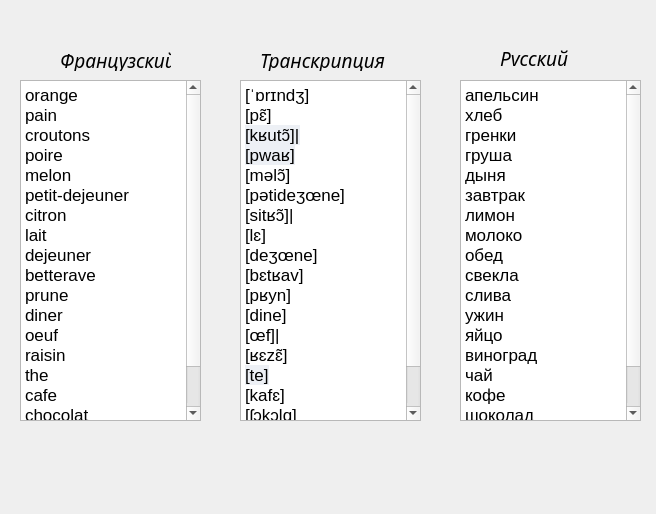
<?xml version="1.0" encoding="UTF-8"?>
<ui version="4.0">
 <class>dict1</class>
 <widget class="QWidget" name="dict1">
  <property name="geometry">
   <rect>
    <x>0</x>
    <y>0</y>
    <width>656</width>
    <height>514</height>
   </rect>
  </property>
  <property name="windowTitle">
   <string>Form</string>
  </property>
  <widget class="QTextBrowser" name="textBrowser">
   <property name="geometry">
    <rect>
     <x>20</x>
     <y>80</y>
     <width>181</width>
     <height>341</height>
    </rect>
   </property>
   <property name="html">
    <string>&lt;!DOCTYPE HTML PUBLIC &quot;-//W3C//DTD HTML 4.0//EN&quot; &quot;http://www.w3.org/TR/REC-html40/strict.dtd&quot;&gt;
&lt;html&gt;&lt;head&gt;&lt;meta name=&quot;qrichtext&quot; content=&quot;1&quot; /&gt;&lt;style type=&quot;text/css&quot;&gt;
p, li { white-space: pre-wrap; }
&lt;/style&gt;&lt;/head&gt;&lt;body style=&quot; font-family:'.SF NS Text'; font-size:13pt; font-weight:400; font-style:normal;&quot;&gt;
&lt;p style=&quot; margin-top:0px; margin-bottom:0px; margin-left:0px; margin-right:0px; -qt-block-indent:0; text-indent:0px;&quot;&gt;orange&lt;/p&gt;
&lt;p style=&quot; margin-top:0px; margin-bottom:0px; margin-left:0px; margin-right:0px; -qt-block-indent:0; text-indent:0px;&quot;&gt;pain&lt;/p&gt;
&lt;p style=&quot; margin-top:0px; margin-bottom:0px; margin-left:0px; margin-right:0px; -qt-block-indent:0; text-indent:0px;&quot;&gt;croutons&lt;/p&gt;
&lt;p style=&quot; margin-top:0px; margin-bottom:0px; margin-left:0px; margin-right:0px; -qt-block-indent:0; text-indent:0px;&quot;&gt;poire&lt;/p&gt;
&lt;p style=&quot; margin-top:0px; margin-bottom:0px; margin-left:0px; margin-right:0px; -qt-block-indent:0; text-indent:0px;&quot;&gt;melon&lt;/p&gt;
&lt;p style=&quot; margin-top:0px; margin-bottom:0px; margin-left:0px; margin-right:0px; -qt-block-indent:0; text-indent:0px;&quot;&gt;petit-dejeuner&lt;/p&gt;
&lt;p style=&quot; margin-top:0px; margin-bottom:0px; margin-left:0px; margin-right:0px; -qt-block-indent:0; text-indent:0px;&quot;&gt;citron&lt;/p&gt;
&lt;p style=&quot; margin-top:0px; margin-bottom:0px; margin-left:0px; margin-right:0px; -qt-block-indent:0; text-indent:0px;&quot;&gt;lait&lt;/p&gt;
&lt;p style=&quot; margin-top:0px; margin-bottom:0px; margin-left:0px; margin-right:0px; -qt-block-indent:0; text-indent:0px;&quot;&gt;dejeuner&lt;/p&gt;
&lt;p style=&quot; margin-top:0px; margin-bottom:0px; margin-left:0px; margin-right:0px; -qt-block-indent:0; text-indent:0px;&quot;&gt;betterave&lt;/p&gt;
&lt;p style=&quot; margin-top:0px; margin-bottom:0px; margin-left:0px; margin-right:0px; -qt-block-indent:0; text-indent:0px;&quot;&gt;prune&lt;/p&gt;
&lt;p style=&quot; margin-top:0px; margin-bottom:0px; margin-left:0px; margin-right:0px; -qt-block-indent:0; text-indent:0px;&quot;&gt;diner&lt;/p&gt;
&lt;p style=&quot; margin-top:0px; margin-bottom:0px; margin-left:0px; margin-right:0px; -qt-block-indent:0; text-indent:0px;&quot;&gt;oeuf&lt;/p&gt;
&lt;p style=&quot; margin-top:0px; margin-bottom:0px; margin-left:0px; margin-right:0px; -qt-block-indent:0; text-indent:0px;&quot;&gt;raisin&lt;/p&gt;
&lt;p style=&quot; margin-top:0px; margin-bottom:0px; margin-left:0px; margin-right:0px; -qt-block-indent:0; text-indent:0px;&quot;&gt;the&lt;/p&gt;
&lt;p style=&quot; margin-top:0px; margin-bottom:0px; margin-left:0px; margin-right:0px; -qt-block-indent:0; text-indent:0px;&quot;&gt;cafe&lt;/p&gt;
&lt;p style=&quot; margin-top:0px; margin-bottom:0px; margin-left:0px; margin-right:0px; -qt-block-indent:0; text-indent:0px;&quot;&gt;chocolat&lt;/p&gt;
&lt;p style=&quot; margin-top:0px; margin-bottom:0px; margin-left:0px; margin-right:0px; -qt-block-indent:0; text-indent:0px;&quot;&gt;yaourt&lt;/p&gt;
&lt;p style=&quot; margin-top:0px; margin-bottom:0px; margin-left:0px; margin-right:0px; -qt-block-indent:0; text-indent:0px;&quot;&gt;eau&lt;/p&gt;&lt;/body&gt;&lt;/html&gt;</string>
   </property>
  </widget>
  <widget class="QTextBrowser" name="textBrowser_2">
   <property name="geometry">
    <rect>
     <x>240</x>
     <y>80</y>
     <width>181</width>
     <height>341</height>
    </rect>
   </property>
   <property name="html">
    <string>&lt;!DOCTYPE HTML PUBLIC &quot;-//W3C//DTD HTML 4.0//EN&quot; &quot;http://www.w3.org/TR/REC-html40/strict.dtd&quot;&gt;
&lt;html&gt;&lt;head&gt;&lt;meta name=&quot;qrichtext&quot; content=&quot;1&quot; /&gt;&lt;style type=&quot;text/css&quot;&gt;
p, li { white-space: pre-wrap; }
&lt;/style&gt;&lt;/head&gt;&lt;body style=&quot; font-family:'.SF NS Text'; font-size:13pt; font-weight:400; font-style:normal;&quot;&gt;
&lt;p style=&quot; margin-top:0px; margin-bottom:0px; margin-left:0px; margin-right:0px; -qt-block-indent:0; text-indent:0px;&quot;&gt;&lt;span style=&quot; font-family:'-apple-system,BlinkMacSystemFont,Roboto,Helvetica Neue,sans-serif'; color:#000000; background-color:#ffffff;&quot;&gt;[ˈɒrɪndʒ]&lt;/span&gt;&lt;/p&gt;
&lt;p style=&quot; margin-top:0px; margin-bottom:0px; margin-left:0px; margin-right:0px; -qt-block-indent:0; text-indent:0px;&quot;&gt;&lt;span style=&quot; font-family:'-apple-system,BlinkMacSystemFont,Roboto,Helvetica Neue,sans-serif'; color:#000000; background-color:#ffffff;&quot;&gt;[pɛ̃]&lt;/span&gt;&lt;/p&gt;
&lt;p style=&quot; margin-top:0px; margin-bottom:0px; margin-left:0px; margin-right:0px; -qt-block-indent:0; text-indent:0px;&quot;&gt;&lt;span style=&quot; font-family:'-apple-system,BlinkMacSystemFont,Roboto,Helvetica Neue,sans-serif'; color:#000000; background-color:#edf0f5;&quot;&gt;[kʁutɔ̃]|&lt;/span&gt;&lt;/p&gt;
&lt;p style=&quot; margin-top:0px; margin-bottom:0px; margin-left:0px; margin-right:0px; -qt-block-indent:0; text-indent:0px;&quot;&gt;&lt;span style=&quot; font-family:'-apple-system,BlinkMacSystemFont,Roboto,Helvetica Neue,sans-serif'; color:#000000; background-color:#edf0f5;&quot;&gt;[pwaʁ]&lt;/span&gt;&lt;/p&gt;
&lt;p style=&quot; margin-top:0px; margin-bottom:0px; margin-left:0px; margin-right:0px; -qt-block-indent:0; text-indent:0px;&quot;&gt;&lt;span style=&quot; font-family:'-apple-system,BlinkMacSystemFont,Roboto,Helvetica Neue,sans-serif'; color:#000000; background-color:#ffffff;&quot;&gt;[məlɔ̃]&lt;/span&gt;&lt;/p&gt;
&lt;p style=&quot; margin-top:0px; margin-bottom:0px; margin-left:0px; margin-right:0px; -qt-block-indent:0; text-indent:0px;&quot;&gt;&lt;span style=&quot; font-family:'-apple-system,BlinkMacSystemFont,Roboto,Helvetica Neue,sans-serif'; color:#000000; background-color:#ffffff;&quot;&gt;[pətideʒœne]&lt;/span&gt;&lt;/p&gt;
&lt;p style=&quot; margin-top:0px; margin-bottom:0px; margin-left:0px; margin-right:0px; -qt-block-indent:0; text-indent:0px;&quot;&gt;&lt;span style=&quot; font-family:'-apple-system,BlinkMacSystemFont,Roboto,Helvetica Neue,sans-serif'; color:#000000; background-color:#ffffff;&quot;&gt;[sitʁɔ̃]|&lt;/span&gt;&lt;/p&gt;
&lt;p style=&quot; margin-top:0px; margin-bottom:0px; margin-left:0px; margin-right:0px; -qt-block-indent:0; text-indent:0px;&quot;&gt;&lt;span style=&quot; font-family:'-apple-system,BlinkMacSystemFont,Roboto,Helvetica Neue,sans-serif'; color:#000000; background-color:#ffffff;&quot;&gt;[lɛ]&lt;/span&gt;&lt;/p&gt;
&lt;p style=&quot; margin-top:0px; margin-bottom:0px; margin-left:0px; margin-right:0px; -qt-block-indent:0; text-indent:0px;&quot;&gt;&lt;span style=&quot; font-family:'-apple-system,BlinkMacSystemFont,Roboto,Helvetica Neue,sans-serif'; color:#000000; background-color:#ffffff;&quot;&gt;[deʒœne]&lt;/span&gt;&lt;/p&gt;
&lt;p style=&quot; margin-top:0px; margin-bottom:0px; margin-left:0px; margin-right:0px; -qt-block-indent:0; text-indent:0px;&quot;&gt;&lt;span style=&quot; font-family:'-apple-system,BlinkMacSystemFont,Roboto,Helvetica Neue,sans-serif'; color:#000000; background-color:#ffffff;&quot;&gt;[bɛtʁav]&lt;/span&gt;&lt;/p&gt;
&lt;p style=&quot; margin-top:0px; margin-bottom:0px; margin-left:0px; margin-right:0px; -qt-block-indent:0; text-indent:0px;&quot;&gt;&lt;span style=&quot; font-family:'-apple-system,BlinkMacSystemFont,Roboto,Helvetica Neue,sans-serif'; color:#000000; background-color:#ffffff;&quot;&gt;[pʁyn]&lt;/span&gt;&lt;/p&gt;
&lt;p style=&quot; margin-top:0px; margin-bottom:0px; margin-left:0px; margin-right:0px; -qt-block-indent:0; text-indent:0px;&quot;&gt;&lt;span style=&quot; font-family:'-apple-system,BlinkMacSystemFont,Roboto,Helvetica Neue,sans-serif'; color:#000000; background-color:#ffffff;&quot;&gt;[dine]&lt;/span&gt;&lt;/p&gt;
&lt;p style=&quot; margin-top:0px; margin-bottom:0px; margin-left:0px; margin-right:0px; -qt-block-indent:0; text-indent:0px;&quot;&gt;&lt;span style=&quot; font-family:'-apple-system,BlinkMacSystemFont,Roboto,Helvetica Neue,sans-serif'; color:#000000; background-color:#ffffff;&quot;&gt;[œf]|&lt;/span&gt;&lt;/p&gt;
&lt;p style=&quot; margin-top:0px; margin-bottom:0px; margin-left:0px; margin-right:0px; -qt-block-indent:0; text-indent:0px;&quot;&gt;&lt;span style=&quot; font-family:'-apple-system,BlinkMacSystemFont,Roboto,Helvetica Neue,sans-serif'; color:#000000; background-color:#ffffff;&quot;&gt;[ʁɛzɛ̃]&lt;/span&gt;&lt;/p&gt;
&lt;p style=&quot; margin-top:0px; margin-bottom:0px; margin-left:0px; margin-right:0px; -qt-block-indent:0; text-indent:0px;&quot;&gt;&lt;span style=&quot; font-family:'-apple-system,BlinkMacSystemFont,Roboto,Helvetica Neue,sans-serif'; color:#000000; background-color:#edf0f5;&quot;&gt;[te]&lt;/span&gt;&lt;/p&gt;
&lt;p style=&quot; margin-top:0px; margin-bottom:0px; margin-left:0px; margin-right:0px; -qt-block-indent:0; text-indent:0px;&quot;&gt;&lt;span style=&quot; font-family:'-apple-system,BlinkMacSystemFont,Roboto,Helvetica Neue,sans-serif'; color:#000000; background-color:#ffffff;&quot;&gt;[kafɛ]&lt;/span&gt;&lt;/p&gt;
&lt;p style=&quot; margin-top:0px; margin-bottom:0px; margin-left:0px; margin-right:0px; -qt-block-indent:0; text-indent:0px;&quot;&gt;&lt;span style=&quot; font-family:'-apple-system,BlinkMacSystemFont,Roboto,Helvetica Neue,sans-serif'; color:#000000; background-color:#ffffff;&quot;&gt;[ʃɔkɔlɑ]&lt;/span&gt;&lt;/p&gt;
&lt;p style=&quot; margin-top:0px; margin-bottom:0px; margin-left:0px; margin-right:0px; -qt-block-indent:0; text-indent:0px;&quot;&gt;&lt;span style=&quot; font-family:'-apple-system,BlinkMacSystemFont,Roboto,Helvetica Neue,sans-serif'; color:#000000; background-color:#edf0f5;&quot;&gt;[jauʁt]&lt;/span&gt;&lt;/p&gt;
&lt;p style=&quot; margin-top:0px; margin-bottom:0px; margin-left:0px; margin-right:0px; -qt-block-indent:0; text-indent:0px;&quot;&gt;&lt;span style=&quot; font-family:'-apple-system,BlinkMacSystemFont,Roboto,Helvetica Neue,sans-serif'; color:#000000; background-color:#edf0f5;&quot;&gt;[o]&lt;/span&gt;&lt;/p&gt;&lt;/body&gt;&lt;/html&gt;</string>
   </property>
  </widget>
  <widget class="QTextBrowser" name="textBrowser_3">
   <property name="geometry">
    <rect>
     <x>460</x>
     <y>80</y>
     <width>181</width>
     <height>341</height>
    </rect>
   </property>
   <property name="html">
    <string>&lt;!DOCTYPE HTML PUBLIC &quot;-//W3C//DTD HTML 4.0//EN&quot; &quot;http://www.w3.org/TR/REC-html40/strict.dtd&quot;&gt;
&lt;html&gt;&lt;head&gt;&lt;meta name=&quot;qrichtext&quot; content=&quot;1&quot; /&gt;&lt;style type=&quot;text/css&quot;&gt;
p, li { white-space: pre-wrap; }
&lt;/style&gt;&lt;/head&gt;&lt;body style=&quot; font-family:'.SF NS Text'; font-size:13pt; font-weight:400; font-style:normal;&quot;&gt;
&lt;p style=&quot; margin-top:0px; margin-bottom:0px; margin-left:0px; margin-right:0px; -qt-block-indent:0; text-indent:0px;&quot;&gt;&lt;span style=&quot; font-family:'-apple-system,BlinkMacSystemFont,Roboto,Helvetica Neue,sans-serif'; color:#000000; background-color:#ffffff;&quot;&gt;апельсин&lt;/span&gt;&lt;/p&gt;
&lt;p style=&quot; margin-top:0px; margin-bottom:0px; margin-left:0px; margin-right:0px; -qt-block-indent:0; text-indent:0px;&quot;&gt;&lt;span style=&quot; font-family:'-apple-system,BlinkMacSystemFont,Roboto,Helvetica Neue,sans-serif'; color:#000000; background-color:#ffffff;&quot;&gt;хлеб&lt;/span&gt;&lt;/p&gt;
&lt;p style=&quot; margin-top:0px; margin-bottom:0px; margin-left:0px; margin-right:0px; -qt-block-indent:0; text-indent:0px;&quot;&gt;&lt;span style=&quot; font-family:'-apple-system,BlinkMacSystemFont,Roboto,Helvetica Neue,sans-serif'; color:#000000; background-color:#ffffff;&quot;&gt;гренки&lt;/span&gt;&lt;/p&gt;
&lt;p style=&quot; margin-top:0px; margin-bottom:0px; margin-left:0px; margin-right:0px; -qt-block-indent:0; text-indent:0px;&quot;&gt;&lt;span style=&quot; font-family:'-apple-system,BlinkMacSystemFont,Roboto,Helvetica Neue,sans-serif'; color:#000000; background-color:#ffffff;&quot;&gt;груша&lt;/span&gt;&lt;/p&gt;
&lt;p style=&quot; margin-top:0px; margin-bottom:0px; margin-left:0px; margin-right:0px; -qt-block-indent:0; text-indent:0px;&quot;&gt;&lt;span style=&quot; font-family:'-apple-system,BlinkMacSystemFont,Roboto,Helvetica Neue,sans-serif'; color:#000000; background-color:#ffffff;&quot;&gt;дыня&lt;/span&gt;&lt;/p&gt;
&lt;p style=&quot; margin-top:0px; margin-bottom:0px; margin-left:0px; margin-right:0px; -qt-block-indent:0; text-indent:0px;&quot;&gt;&lt;span style=&quot; font-family:'-apple-system,BlinkMacSystemFont,Roboto,Helvetica Neue,sans-serif'; color:#000000; background-color:#ffffff;&quot;&gt;завтрак&lt;/span&gt;&lt;/p&gt;
&lt;p style=&quot; margin-top:0px; margin-bottom:0px; margin-left:0px; margin-right:0px; -qt-block-indent:0; text-indent:0px;&quot;&gt;&lt;span style=&quot; font-family:'-apple-system,BlinkMacSystemFont,Roboto,Helvetica Neue,sans-serif'; color:#000000; background-color:#ffffff;&quot;&gt;лимон&lt;/span&gt;&lt;/p&gt;
&lt;p style=&quot; margin-top:0px; margin-bottom:0px; margin-left:0px; margin-right:0px; -qt-block-indent:0; text-indent:0px;&quot;&gt;&lt;span style=&quot; font-family:'-apple-system,BlinkMacSystemFont,Roboto,Helvetica Neue,sans-serif'; color:#000000; background-color:#ffffff;&quot;&gt;молоко&lt;/span&gt;&lt;/p&gt;
&lt;p style=&quot; margin-top:0px; margin-bottom:0px; margin-left:0px; margin-right:0px; -qt-block-indent:0; text-indent:0px;&quot;&gt;&lt;span style=&quot; font-family:'-apple-system,BlinkMacSystemFont,Roboto,Helvetica Neue,sans-serif'; color:#000000; background-color:#ffffff;&quot;&gt;обед&lt;/span&gt;&lt;/p&gt;
&lt;p style=&quot; margin-top:0px; margin-bottom:0px; margin-left:0px; margin-right:0px; -qt-block-indent:0; text-indent:0px;&quot;&gt;&lt;span style=&quot; font-family:'-apple-system,BlinkMacSystemFont,Roboto,Helvetica Neue,sans-serif'; color:#000000; background-color:#ffffff;&quot;&gt;свекла&lt;/span&gt;&lt;/p&gt;
&lt;p style=&quot; margin-top:0px; margin-bottom:0px; margin-left:0px; margin-right:0px; -qt-block-indent:0; text-indent:0px;&quot;&gt;&lt;span style=&quot; font-family:'-apple-system,BlinkMacSystemFont,Roboto,Helvetica Neue,sans-serif'; color:#000000; background-color:#ffffff;&quot;&gt;слива&lt;/span&gt;&lt;/p&gt;
&lt;p style=&quot; margin-top:0px; margin-bottom:0px; margin-left:0px; margin-right:0px; -qt-block-indent:0; text-indent:0px;&quot;&gt;&lt;span style=&quot; font-family:'-apple-system,BlinkMacSystemFont,Roboto,Helvetica Neue,sans-serif'; color:#000000; background-color:#ffffff;&quot;&gt;ужин&lt;/span&gt;&lt;/p&gt;
&lt;p style=&quot; margin-top:0px; margin-bottom:0px; margin-left:0px; margin-right:0px; -qt-block-indent:0; text-indent:0px;&quot;&gt;&lt;span style=&quot; font-family:'-apple-system,BlinkMacSystemFont,Roboto,Helvetica Neue,sans-serif'; color:#000000; background-color:#ffffff;&quot;&gt;яйцо&lt;/span&gt;&lt;/p&gt;
&lt;p style=&quot; margin-top:0px; margin-bottom:0px; margin-left:0px; margin-right:0px; -qt-block-indent:0; text-indent:0px;&quot;&gt;&lt;span style=&quot; font-family:'-apple-system,BlinkMacSystemFont,Roboto,Helvetica Neue,sans-serif'; color:#000000; background-color:#ffffff;&quot;&gt;виноград&lt;/span&gt;&lt;/p&gt;
&lt;p style=&quot; margin-top:0px; margin-bottom:0px; margin-left:0px; margin-right:0px; -qt-block-indent:0; text-indent:0px;&quot;&gt;&lt;span style=&quot; font-family:'-apple-system,BlinkMacSystemFont,Roboto,Helvetica Neue,sans-serif'; color:#000000; background-color:#ffffff;&quot;&gt;чай&lt;/span&gt;&lt;/p&gt;
&lt;p style=&quot; margin-top:0px; margin-bottom:0px; margin-left:0px; margin-right:0px; -qt-block-indent:0; text-indent:0px;&quot;&gt;&lt;span style=&quot; font-family:'-apple-system,BlinkMacSystemFont,Roboto,Helvetica Neue,sans-serif'; color:#000000; background-color:#ffffff;&quot;&gt;кофе&lt;/span&gt;&lt;/p&gt;
&lt;p style=&quot; margin-top:0px; margin-bottom:0px; margin-left:0px; margin-right:0px; -qt-block-indent:0; text-indent:0px;&quot;&gt;&lt;span style=&quot; font-family:'-apple-system,BlinkMacSystemFont,Roboto,Helvetica Neue,sans-serif'; color:#000000; background-color:#ffffff;&quot;&gt;шоколад&lt;/span&gt;&lt;/p&gt;
&lt;p style=&quot; margin-top:0px; margin-bottom:0px; margin-left:0px; margin-right:0px; -qt-block-indent:0; text-indent:0px;&quot;&gt;&lt;span style=&quot; font-family:'-apple-system,BlinkMacSystemFont,Roboto,Helvetica Neue,sans-serif'; color:#000000; background-color:#ffffff;&quot;&gt;йогурт&lt;/span&gt;&lt;/p&gt;
&lt;p style=&quot; margin-top:0px; margin-bottom:0px; margin-left:0px; margin-right:0px; -qt-block-indent:0; text-indent:0px;&quot;&gt;&lt;span style=&quot; font-family:'-apple-system,BlinkMacSystemFont,Roboto,Helvetica Neue,sans-serif'; color:#000000; background-color:#ffffff;&quot;&gt;вода&lt;/span&gt;&lt;/p&gt;&lt;/body&gt;&lt;/html&gt;</string>
   </property>
  </widget>
  <widget class="QLabel" name="label">
   <property name="geometry">
    <rect>
     <x>60</x>
     <y>50</y>
     <width>111</width>
     <height>21</height>
    </rect>
   </property>
   <property name="font">
    <font>
     <family>Brokgauz &amp; Efron</family>
     <pointsize>14</pointsize>
     <italic>true</italic>
    </font>
   </property>
   <property name="text">
    <string>Французский</string>
   </property>
  </widget>
  <widget class="QLabel" name="label_2">
   <property name="geometry">
    <rect>
     <x>260</x>
     <y>50</y>
     <width>131</width>
     <height>21</height>
    </rect>
   </property>
   <property name="font">
    <font>
     <family>Brokgauz &amp; Efron</family>
     <pointsize>14</pointsize>
     <italic>true</italic>
    </font>
   </property>
   <property name="text">
    <string>Транскрипция</string>
   </property>
  </widget>
  <widget class="QLabel" name="label_3">
   <property name="geometry">
    <rect>
     <x>500</x>
     <y>50</y>
     <width>81</width>
     <height>16</height>
    </rect>
   </property>
   <property name="font">
    <font>
     <family>Brokgauz &amp; Efron</family>
     <pointsize>14</pointsize>
     <italic>true</italic>
    </font>
   </property>
   <property name="text">
    <string>Русский</string>
   </property>
  </widget>
 </widget>
 <resources/>
 <connections/>
</ui>
